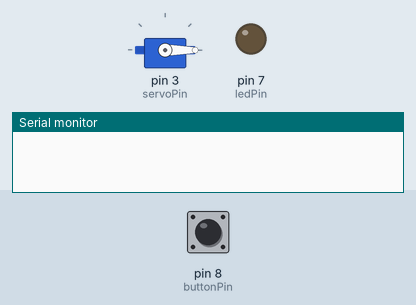
This sketch was run on a simulated Arduino Uno, built with avr-gcc and run on an emulated ATmega328P. On the bench: servo, output pins drawn as LEDs (lit = HIGH), the last lines printed to the serial monitor. The inputs (shaded band) are chosen by the test bench; at power-on: pin 8 (buttonPin) HIGH.

Above: at 1.2 s.
1.3 s: pin 8 (buttonPin) pulled LOW for 0.15 s
At 2.4 s:
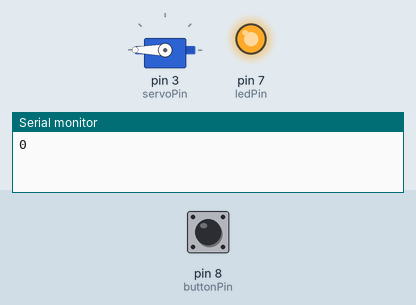
3.0 s: pin 8 (buttonPin) pulled LOW for 1 s
At 4.3 s:
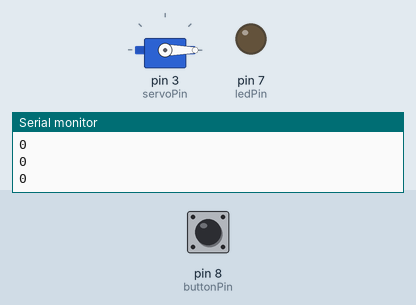
5.5 s: pin 8 (buttonPin) pulled LOW for 3.2 s
At 6.8 s:
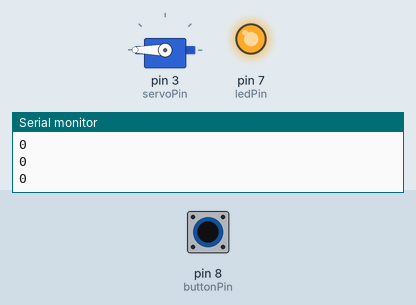
Timing chart, 0 to 10.2 s (numbered marks = the images above; inputs shaded):
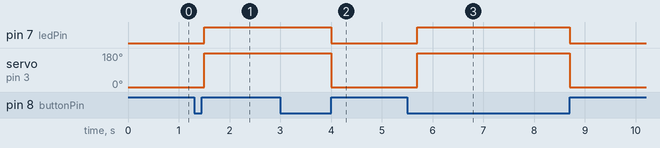

The sketch:

code.ino
```cpp
 #include <Servo.h>;

 // pushbutton pin
 const int buttonPin = 8;

 // servo pin
 const int servoPin = 3;
 const int ledPin = 7;

 Servo servo;


//create a variable to store a counter and set it to 0
int counter = 0;
void setup()
{
  servo.attach(servoPin);
  Serial.begin(9600);
  pinMode(ledPin, OUTPUT);

  // Set up the pushbutton pins to be an input:
  pinMode(buttonPin, INPUT);
}


void loop()
{
 // local variable to hold the pushbutton states
  int buttonState;

  //read the digital state of buttonPin with digitalRead() function and store the           //value in buttonState variable
  buttonState = digitalRead(buttonPin);
  //if the button is pressed increment counter and wait a tiny bit to give us some          //time to release the button
  if (buttonState == LOW) // light the LED
  {
    counter++;
      Serial.println(buttonState);

    delay(200);
  }
  if(counter == 0){
    servo.write (0);  // zero degrees
    digitalWrite(ledPin,LOW);
  }
  else if(counter == 1){
    servo.write(180);
    digitalWrite(ledPin, HIGH);

  }
  //else reset the counter to 0 which resets thr servo to 0 degrees
  else{
   counter = 0;
  }
  //delay(1000);

}
```

Measured:
- after the input at 1.3 s, pin 7 (ledPin): LOW → HIGH after 0.20 s; servo on pin 3 (servoPin): 0° → 180° after 0.20 s
- after the input at 3.0 s, pin 7 (ledPin): HIGH → LOW after 1.0 s; servo on pin 3 (servoPin): 180° → 0° after 1.0 s
- after the input at 5.5 s, pin 7 (ledPin): LOW → HIGH after 0.20 s, → LOW 3.0 s later; servo on pin 3 (servoPin): 0° → 180° after 0.20 s, → 0° 3.0 s later
